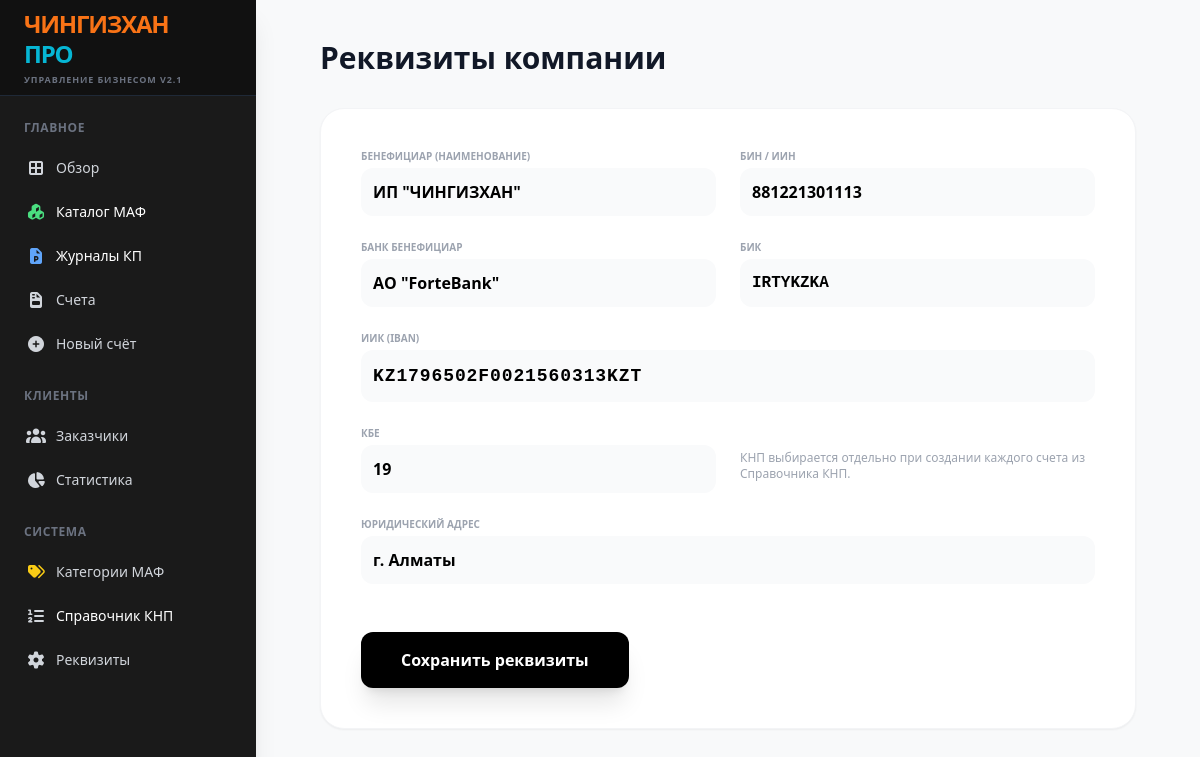
The page /settings on the database its author committed.
### tables this page shows
CREATE TABLE settings (key TEXT PRIMARY KEY, value TEXT);

### app.py (the view)
@app.route('/settings', methods=['GET', 'POST'])
def settings():
    with sqlite3.connect(DB_NAME) as conn:
        c = conn.cursor()
        if request.method == 'POST':
            for k in ['company_name', 'company_bin', 'company_bank', 'company_iban', 'company_address', 'company_bik', 'company_kbe']: c.execute("UPDATE settings SET value=? WHERE key=?", (request.form.get(k), k))
            conn.commit()
            return redirect(url_for('settings'))
        sets = {r[0]: r[1] for r in c.execute("SELECT * FROM settings").fetchall()}
    return render_template('settings.html', s=sets)

### templates/settings.html
{% extends "base.html" %}
{% block content %}
<div class="p-10 max-w-4xl mx-auto">
    <h2 class="text-3xl font-black text-gray-900 mb-8">Реквизиты компании</h2>
    <div class="bg-white p-10 rounded-3xl shadow-sm border border-gray-100">
        <form method="POST" class="space-y-6">
            <div class="grid grid-cols-2 gap-6">
                <div><label class="block text-[10px] font-black text-gray-400 uppercase mb-1">Бенефициар (Наименование)</label><input type="text" name="company_name" value="{{ s.company_name }}" class="w-full bg-gray-50 p-3 rounded-xl font-bold"></div>
                <div><label class="block text-[10px] font-black text-gray-400 uppercase mb-1">БИН / ИИН</label><input type="text" name="company_bin" value="{{ s.company_bin }}" class="w-full bg-gray-50 p-3 rounded-xl font-bold"></div>
            </div>
            <div class="grid grid-cols-2 gap-6">
                <div><label class="block text-[10px] font-black text-gray-400 uppercase mb-1">Банк бенефициар</label><input type="text" name="company_bank" value="{{ s.company_bank }}" class="w-full bg-gray-50 p-3 rounded-xl font-bold"></div>
                <div><label class="block text-[10px] font-black text-gray-400 uppercase mb-1">БИК</label><input type="text" name="company_bik" value="{{ s.company_bik }}" class="w-full bg-gray-50 p-3 rounded-xl font-bold font-mono"></div>
            </div>
            <div><label class="block text-[10px] font-black text-gray-400 uppercase mb-1">ИИК (IBAN)</label><input type="text" name="company_iban" value="{{ s.company_iban }}" class="w-full bg-gray-50 p-3 rounded-xl font-bold font-mono text-lg tracking-wider"></div>
            <div class="grid grid-cols-2 gap-6">
                <div><label class="block text-[10px] font-black text-gray-400 uppercase mb-1">Кбе</label><input type="text" name="company_kbe" value="{{ s.company_kbe }}" class="w-full bg-gray-50 p-3 rounded-xl font-bold"></div>
                <div><p class="text-xs text-gray-400 mt-6">КНП выбирается отдельно при создании каждого счета из Справочника КНП.</p></div>
            </div>
            <div><label class="block text-[10px] font-black text-gray-400 uppercase mb-1">Юридический адрес</label><input type="text" name="company_address" value="{{ s.company_address }}" class="w-full bg-gray-50 p-3 rounded-xl font-bold"></div>
            <div class="pt-6"><button type="submit" class="bg-black text-white px-10 py-4 rounded-xl font-bold shadow-xl hover:bg-gray-800 transition">Сохранить реквизиты</button></div>
        </form>
    </div>
</div>
{% endblock %}

### rows shown on the page
settings: company_name "ИП \"ЧИНГИЗХАН\""
settings: company_bin "881221301113"
settings: company_bank "АО \"ForteBank\""
settings: company_bik "IRTYKZKA"
settings: company_iban "KZ1796502F0021560313KZT"
settings: company_kbe "19"
settings: company_address "г. Алматы"
